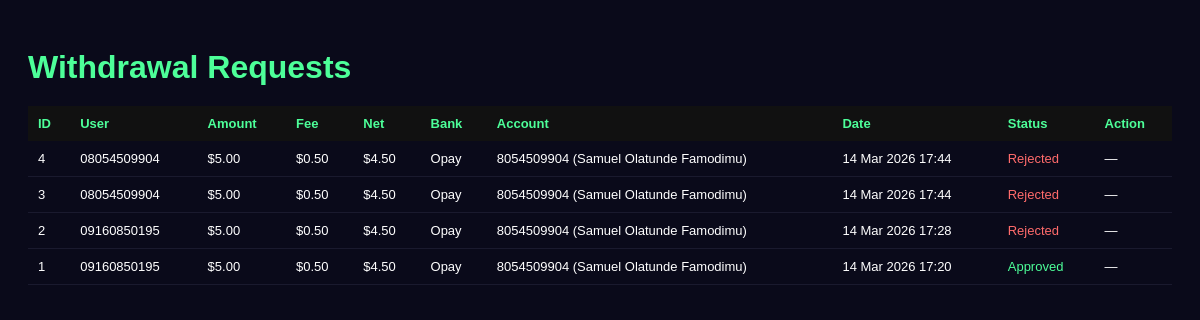
Screenshot of /admin/withdrawals (signed in) with the database file from the repository.
### app.py (models this page shows)
class Withdrawal(db.Model):
    id = db.Column(db.Integer, primary_key=True)
    user_id = db.Column(db.Integer, db.ForeignKey('user.id'))
    amount = db.Column(db.Float)   # amount requested
    fee = db.Column(db.Float)   # 10% fee
    net_amount = db.Column(db.Float)   # amount after fee
    account_name = db.Column(db.String(150))
    account_number = db.Column(db.String(15))
    bank_name = db.Column(db.String(150))
    status = db.Column(db.String(20), default="pending")
    created_at = db.Column(db.DateTime, server_default=db.func.now())
    user = db.relationship(
        'User', backref=db.backref('withdrawals', lazy=True))

class User(UserMixin, db.Model):
    id = db.Column(db.Integer, primary_key=True)
    phone = db.Column(db.String(15), unique=True, nullable=False)
    invite = db.Column(db.String(10), nullable=False)
    password_hash = db.Column(db.String(200), nullable=False)
    wallet_balance = db.Column(db.Float, default=100)
    invite_earnings = db.Column(db.Float, default=0)
    team_income = db.Column(db.Float, default=0)
    points = db.Column(db.Integer, default=0)

### app.py (the view)
    @app.route("/admin/withdrawals")
    @login_required
    def admin_withdrawals():
        if current_user.invite != "ADMIN":
            return "Unauthorized", 403
        withdrawals = Withdrawal.query.order_by(
            Withdrawal.created_at.desc()
        ).all()
        return render_template("admin-withdrawals.html", withdrawals=withdrawals)

### templates/admin-withdrawals.html (shortened to what this page needs)
<!doctype html>
<html lang="en">
  <head>
  </head>
  <body>
    <h1>Withdrawal Requests</h1>
    <table>
      <tr>
        <th>ID</th>
        <th>User</th>
        <th>Amount</th>
        <th>Fee</th>
        <th>Net</th>
        <th>Bank</th>
        <th>Account</th>
        <th>Date</th>
        <th>Status</th>
        <th>Action</th>
      </tr>
      {% for w in withdrawals %}
      <tr>
        <td>{{ w.id }}</td>
        <td>{{ w.user.phone }}</td>
        <td>${{ "%.2f"|format(w.amount) }}</td>
        <td>${{ "%.2f"|format(w.fee) }}</td>
        <td>${{ "%.2f"|format(w.net_amount) }}</td>
        <td>{{ w.bank_name }}</td>
        <td>{{ w.account_number }} ({{ w.account_name }})</td>
        <td>{{ w.created_at.strftime('%d %b %Y %H:%M') }}</td>
        <td class="{{ w.status }}">{{ w.status | capitalize }}</td>
        <td>
          {% if w.status == "pending" %}
          <form
            method="POST"
            action="/admin/withdrawals/{{ w.id }}/approve"
            style="display: inline"
          >
            <button class="btn-approve">Approve</button>
          </form>
          <form
            method="POST"
            action="/admin/withdrawals/{{ w.id }}/reject"
            style="display: inline"
          >
            <button class="btn-reject">Reject</button>
          </form>
          {% else %} — {% endif %}
        </td>
      </tr>
      {% endfor %}
    </table>
  </body>
</html>

### templates/admin-withdrawals.html (style rules this page uses)
body { background: #0a0a1a; color: white; font-family: sans-serif; padding: 20px; }
h1 { color: #4dff99; margin-bottom: 20px; }
table { width: 100%; border-collapse: collapse; font-size: 13px; }
th { background: #111; color: #4dff99; padding: 10px; text-align: left; }
td { padding: 10px; border-bottom: 1px solid #1a1a2e; }
.approved { color: #4dff99; }
.rejected { color: #ff6b6b; }

### rows the page displays
Withdrawal: id "4", user.phone "08054509904", amount "5.00", fee "0.50", net_amount "4.50", bank_name "Opay", account_number "8054509904", account_name "Samuel Olatunde Famodimu", created_at "14 Mar 2026 17:44", status "Rejected"
Withdrawal: id "3", user.phone "08054509904", amount "5.00", fee "0.50", net_amount "4.50", bank_name "Opay", account_number "8054509904", account_name "Samuel Olatunde Famodimu", created_at "14 Mar 2026 17:44", status "Rejected"
Withdrawal: id "2", user.phone "09160850195", amount "5.00", fee "0.50", net_amount "4.50", bank_name "Opay", account_number "8054509904", account_name "Samuel Olatunde Famodimu", created_at "14 Mar 2026 17:28", status "Rejected"
Withdrawal: id "1", user.phone "09160850195", amount "5.00", fee "0.50", net_amount "4.50", bank_name "Opay", account_number "8054509904", account_name "Samuel Olatunde Famodimu", created_at "14 Mar 2026 17:20", status "Approved"
